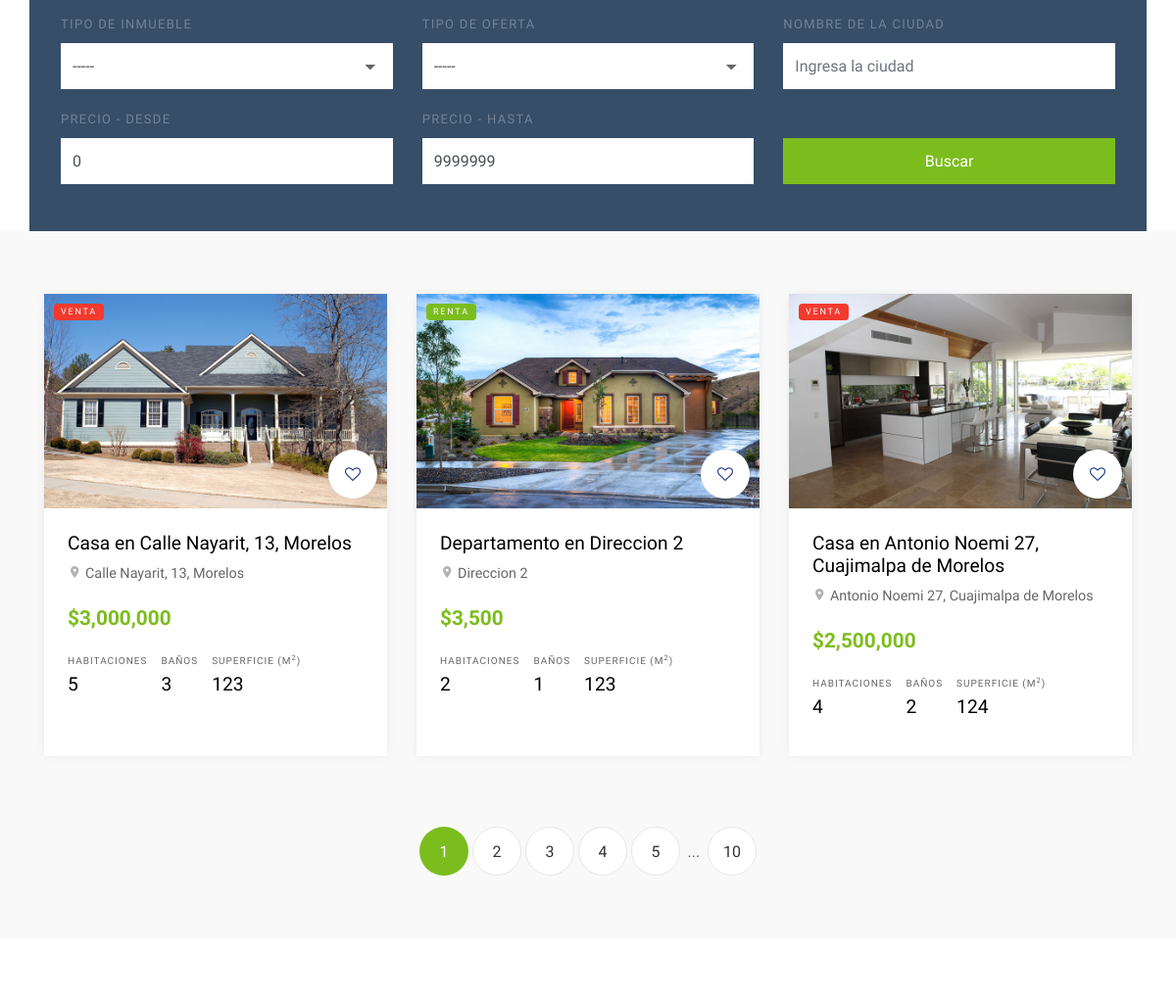
The app's page / (middle part), older data.
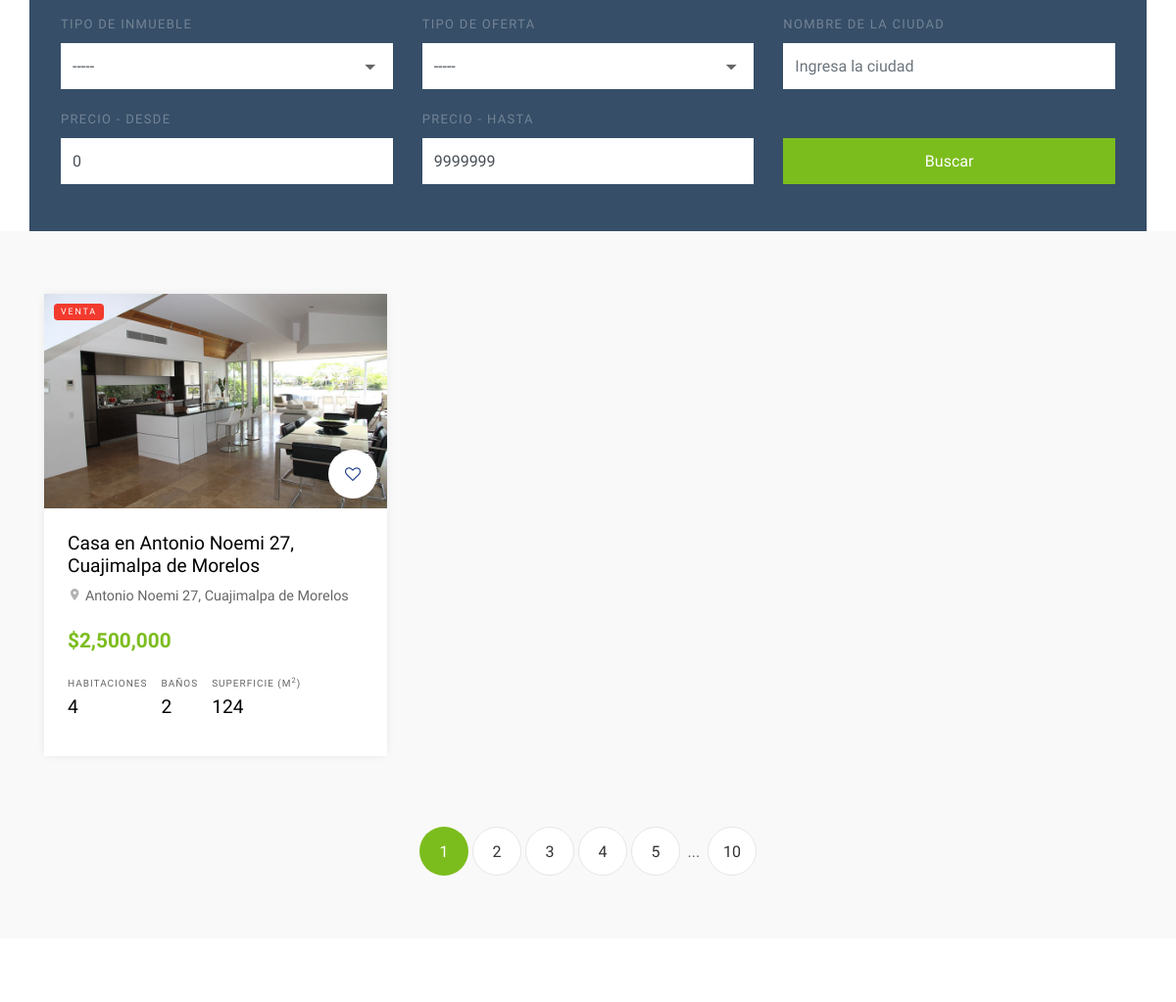
The same page, newer data.
### smarthome/models.py (models this page shows)
class Images(models.Model):
    inmueble = models.ForeignKey(Inmueble, default=None, on_delete=models.CASCADE)
    image = models.ImageField(upload_to = get_image_filename,
                                verbose_name='Image',default='inmuebles_images/no-img.jpg')

class Inmueble(models.Model):
    tipo_inmueble = models.CharField(max_length = 50)
    tipo_oferta = models.CharField(max_length = 20)
    propietario = models.ForeignKey(User, default=None, on_delete=models.CASCADE )
    precio = models.IntegerField()
    direccion = models.CharField(max_length = 200)
    superficie = models.IntegerField()
    habitaciones = models.IntegerField()
    baños = models.IntegerField()
    descripcion = models.TextField(blank = True)
    fecha_publicacion = models.DateTimeField(default = timezone.now)
    disponible = models.BooleanField(default = True)
    favorito = models.ManyToManyField(User, related_name="favourite", blank=True)

### smarthome/views.py (the view)
# urls.py: path('', views.index, name='index'),
def index(request):
    latest_publish_list = Inmueble.objects.order_by('-fecha_publicacion')
    images = Images.objects.all().distinct().order_by('-inmueble_id')
    template = loader.get_template('smarthome/index.html')
    context = {
        'latest_publish_list': latest_publish_list,
        'images': images,
    }
    return HttpResponse(template.render(context, request))

### smarthome/templates/smarthome/index.html (shortened to what the changed rows need)
{% extends "smarthome/base.html" %}
{% load static %}
{% load humanize %}
{% block content %}
    {%if latest_publish_list %}
    <div class="site-section site-section-sm bg-light">
        <div class="container">
            <div class="row mb-5">
                {% for inmueble in latest_publish_list %}
                {% for inmueble_images in images %}
                {% ifchanged inmueble_images.inmueble_id %}
                {% if inmueble_images.inmueble_id == inmueble.id %}
                <div class="col-md-6 col-lg-4 mb-4">
                    <div class="property-entry h-100">
                        <a href="{% url 'details' pk=inmueble.pk %}" class="property-thumbnail">
                            <div class="offer-type-wrap">
                                {%if inmueble.tipo_oferta|lower|cut:" " == 'venta'%}
                                <span class="offer-type bg-danger">Venta</span>
                                {% endif %}
                                {%if inmueble.tipo_oferta|lower|cut:" " == 'renta'%}
                                <span class="offer-type bg-success">Renta</span>
                                {% endif %}
                            </div>
                            <img src="{{inmueble_images.image.url}}" alt="Image" class="img-fluid">
                        </a>
                        <div class="p-4 property-body">
                            <a href="{% url 'favorite' fav_id=inmueble.pk %}" class="property-favorite"><span class="icon-heart-o"></span></a>
                            <h2 class="property-title"><a
                                    href="{% url 'details' inmueble.id %}">{{inmueble.tipo_inmueble}} en
                                    {{inmueble.direccion}}</a></h2>
                            <span class="property-location d-block mb-3"><span class="property-icon icon-room"></span>
                                {{inmueble.direccion}}</span>
                            <strong
                                class="property-price text-primary mb-3 d-block text-success">${{inmueble.precio|intcomma}}</strong>
                            <ul class="property-specs-wrap mb-3 mb-lg-0">
                                <li>
                                    <span class="property-specs">Habitaciones</span>
                                    <span class="property-specs-number">{{inmueble.habitaciones}}</span>
                                </li>
                                <li>
                                    <span class="property-specs">Baños</span>
                                    <span class="property-specs-number">{{inmueble.baños}}</span>
                                </li>
                                <li>
                                    <span class="property-specs">Superficie (M<sup>2</sup>)</span>
                                    <span class="property-specs-number">{{inmueble.superficie}}</span>
                                </li>
                            </ul>
                        </div>
                    </div>
                </div>
                {% endif %}
                {% endifchanged %}
                {% endfor %}
                {% endfor %}
            </div>
        </div>
    </div>
    {% endif %}
{% endblock %}

Row changes from the older to the newer data that the page shows:
removed Inmueble: tipo_inmueble "Casa", direccion "Calle Nayarit, 13, Morelos", precio "3,000,000", habitaciones "5", baños "3", superficie "123"
removed Images: shows "VENTA", image (picture)
removed Inmueble: tipo_inmueble "Departamento", direccion "Direccion 2", precio "3,500", habitaciones "2", baños "1", superficie "123"
removed Images: shows "RENTA", image (picture)
